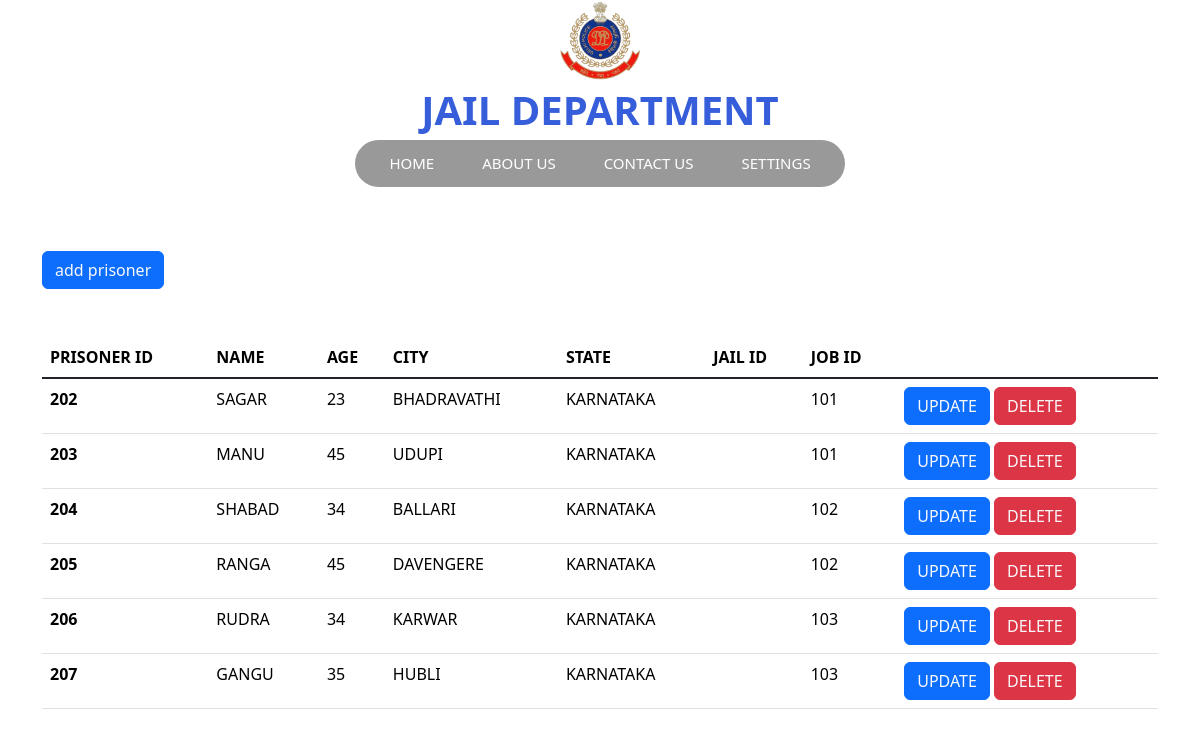
Page /display_prisoner.php on the committed database.
### tables this page shows
CREATE TABLE `prisoner` (
  `PRISONER_ID` int(20) NOT NULL,
  `PRISONER_NAME` varchar(200) NOT NULL,
  `AGE` int(20) NOT NULL,
  `CITY` varchar(200) NOT NULL,
  `STATE` varchar(200) NOT NULL,
  `jail_id` int(20) NOT NULL,
  `JOB_ID` int(20) NOT NULL
);

### display_prisoner.php (the view, shortened to what this page needs)
<!doctype html>
<?php
     include 'connect.php';
?>
<html lang="en">
  <head>
    <link href="https://cdn.jsdelivr.net/npm/bootstrap@5.3.2/dist/css/bootstrap.min.css" rel="stylesheet">
</head>
  <body>
  <div>
    <center><img class="image" src="images/jail logo.png"></center>
    <div class="logo">JAIL DEPARTMENT</div>
    <div class="menu">
        <ul class="menu-bar">
            <a href="home.php"><li>HOME</li></a>
            <a href="about_us.php"><li>ABOUT US</li></a>
            <a href="contact_us.php"><li>CONTACT US</li></a>
            <li>SETTINGS</li>
      </ul>
     </div>
    </div>
    <div class="container">
        <button class="btn btn-primary my-5"><a href="prisoner.php" class="text-light">add prisoner</a></button>
            <table class="table">
    <thead>
        <tr>
        <th scope="col">PRISONER ID</th>
        <th scope="col">NAME</th>
        <th scope="col">AGE</th>
        <th scope="col">CITY</th>
        <th scope="col">STATE</th>
        <th scope="col">JAIL ID</th>
        <th scope="col">JOB ID</th>
        </tr>
    </thead>
    <tbody class="table-group-divider">
        <?php
        $sql="Select * from `prisoner`";
        $result=mysqli_query($con,$sql);
        if($result){
            while($row=mysqli_fetch_assoc($result)){
                $p_id=$row['PRISONER_ID'];
                $name=$row['PRISONER_NAME'];
                $age=$row['AGE'];
                $city=$row['CITY'];
                $state=$row['STATE'];
                $j_id=$row['JAIL_ID'];
                $jo_id=$row['JOB_ID'];
                echo '
                <tr>
                <th scope="row">'.$p_id.'</th>
                <td>'.$name.'</td>
                <td>'.$age.'</td>
                <td>'.$city.'</td>
                <td>'.$state.'</td>
                <td>'.$j_id.'</td>
                <td>'. $jo_id.'</td>
                <td>
                    <button class="btn btn-primary"><a href="update_prisoner.php?updateid='.$p_id.'" class="text-light">UPDATE</a></button>
                    <button class="btn btn-danger"><a href="delete_prisoner.php?deleteid='.$p_id.'" class="text-light">DELETE</a></button>
                </td>
                </tr>';
            }
        }
        ?>
    </tbody>
    </table>
    </body>
</html>

### display_prisoner.php (style rules this page uses)
a { text-decoration:none; color:white; }
.image { width:80px; height:80px; }
.logo { display: flex; justify-content: center; color:rgb(54, 93, 218); font-style: bold; font-weight: 700; padding-top:0px; font-size: 40px; font-family:system-ui, -apple-system, BlinkMacSystemFont, 'Segoe UI', Roboto, Oxygen, Ubuntu, Cantarell, 'Open Sans', 'Helvetica Neue', sans-serif; }
.menu { display: flex; justify-content: center; }
.menu-bar { border-radius: 25px; height: -webkit-fit-content; height: -moz-fit-content; height: fit-content; display: inline-flex; background-color: rgba(0, 0, 0, 0.4); -webkit-backdrop-filter: blur(10px); backdrop-filter: blur(10px); align-items: center; padding: 0 10px; }
.menu-bar li { list-style: none; color: white; font-family:system-ui, -apple-system, BlinkMacSystemFont, 'Segoe UI', Roboto, Oxygen, Ubuntu, Cantarell, 'Open Sans', 'Helvetica Neue', sans-serif; padding: 12px 16px; font-size:15px; margin: 0 8px; position: relative; cursor: pointer; white-space: nowrap; }
.menu-bar li::before { content: " "; position: absolute; top: 0; left: 0; height: 100%; width: 100%; z-index: -1; transition: 0.2s; border-radius: 25px; }

### rows in the picture
prisoner: PRISONER_ID "202", PRISONER_NAME "SAGAR", AGE "23", CITY "BHADRAVATHI", STATE "KARNATAKA", JOB_ID "101"
prisoner: PRISONER_ID "203", PRISONER_NAME "MANU", AGE "45", CITY "UDUPI", STATE "KARNATAKA", JOB_ID "101"
prisoner: PRISONER_ID "204", PRISONER_NAME "SHABAD", AGE "34", CITY "BALLARI", STATE "KARNATAKA", JOB_ID "102"
prisoner: PRISONER_ID "205", PRISONER_NAME "RANGA", AGE "45", CITY "DAVENGERE", STATE "KARNATAKA", JOB_ID "102"
prisoner: PRISONER_ID "206", PRISONER_NAME "RUDRA", AGE "34", CITY "KARWAR", STATE "KARNATAKA", JOB_ID "103"
prisoner: PRISONER_ID "207", PRISONER_NAME "GANGU", AGE "35", CITY "HUBLI", STATE "KARNATAKA", JOB_ID "103"
